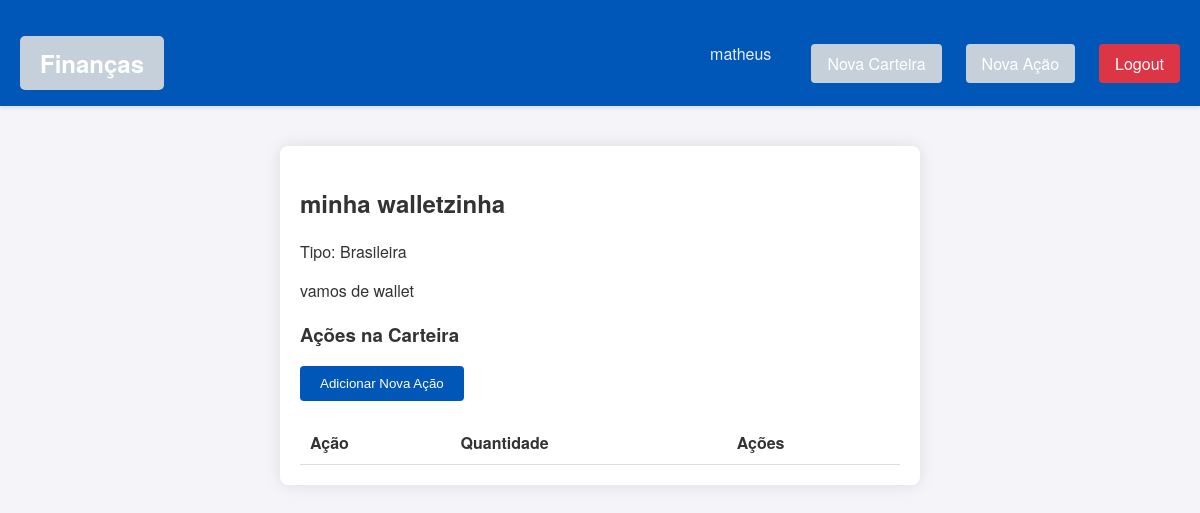
Page /wallet/wallet_management?wallet_id=1 (signed in) on the committed database.
### wallet/models.py (models this page shows)
class Wallet(models.Model):
    user = models.ForeignKey(User, on_delete=models.CASCADE)
    name = models.CharField(max_length=100, default="Main Wallet")
    description = models.TextField(null=True, blank=True)
    created_at = models.DateTimeField(auto_now_add=True)
    updated_at = models.DateTimeField(auto_now=True)
    type = models.CharField(max_length=20, choices=WalletType.choices, default=WalletType.BRASILEIRA)
    def __str__(self):
        return f"Wallet - {self.name}"

### wallet/views.py (the view)
# urls.py: path('wallet/wallet_management', views.wallet_management, name='wallet_management'),
@login_required
def wallet_management(request):
    wallet_id = request.GET.get('wallet_id')
    wallet = get_object_or_404(Wallet, id=wallet_id, user=request.user)
    print('Minha carteira', wallet)
    stocks = StockInWallet.objects.filter(wallet=wallet)
    print('Minhas acoes', stocks)
    context = {'wallet': wallet, 'stocks': stocks}
    return render(request, 'wallet/wallet_management.html', context)

### templates/wallet/wallet_management.html (shortened to what this page needs)
{% extends 'base.html' %}
{% block content %}
<main>
    <section class="wallet-details">
        <h1>{{ wallet.name }}</h1>
        <p>Tipo: {{ wallet.get_type_display }}</p>
        <p>{{ wallet.description }}</p>
        <div class="stocks-list">
            <h3>Ações na Carteira</h3>
            <form action="{% url 'buy_stock' %}" method="get">
                <button type="submit">Adicionar Nova Ação</button>
            </form>
            <table>
                <thead>
                    <tr>
                        <th>Ação</th>
                        <th>Quantidade</th>
                        <th>Ações</th>
                    </tr>
                </thead>
            </table>
        </div>
    </section>
</main>
{% endblock %}

### templates/partials/_header.html
<header class="main-header">
    <div class="header-container">
        <div class="logo">
            <a href="{% url 'home' %}">Finanças</a>
        </div>
        <nav class="nav-menu">
            {% if user.is_authenticated %}
                <span class="username">{{ user.username }}</span>
                <a href="{% url 'create_wallet' %}" class="nav-link">Nova Carteira</a>
                <a href="{% url 'add_stock' %}" class="nav-link">Nova Ação</a>
                <a href="{% url 'logout' %}" class="nav-link logout">Logout</a>
            {% else %}
                <a href="{% url 'login' %}" class="nav-link">Login</a>
                <a href="{% url 'register' %}" class="nav-link">Registro</a>
            {% endif %}
        </nav>
    </div>
</header>

### static/css/base.css (style rules this page uses)
body { font-family: 'Helvetica Neue', Arial, sans-serif; background-color: #f4f4f9; color: #333; margin: 0; padding: 0; }
header { text-align: center; padding: 20px; background-color: #0057b7; color: #fff; box-shadow: 0 2px 4px rgba(0, 0, 0, 0.1); }
main { display: flex; justify-content: center; padding: 40px 20px; }
section { background: #fff; padding: 20px; border-radius: 8px; box-shadow: 0 0 15px rgba(0, 0, 0, 0.1); width: 100%; max-width: 600px; text-align: left; }
a { display: inline-block; margin-top: 20px; padding: 10px 20px; background-color: #c6d0db; color: #fff; text-decoration: none; border-radius: 5px; transition: background 0.3s; }
button { background-color: #0057b7; color: white; padding: 10px 20px; border: none; border-radius: 4px; cursor: pointer; }
.main-header { background-color: #0057b7; color: white; padding: 1rem 0; box-shadow: 0 2px 4px rgba(0, 0, 0, 0.1); }
.header-container { max-width: 1200px; margin: 0 auto; padding: 0 20px; display: flex; justify-content: space-between; align-items: center; }
.logo a { color: white; text-decoration: none; font-size: 1.5rem; font-weight: bold; }
.nav-menu { display: flex; align-items: center; gap: 1.5rem; }
.nav-link { color: white; text-decoration: none; padding: 0.5rem 1rem; border-radius: 4px; transition: background-color 0.3s; }
.nav-link.logout { background-color: #dc3545; }
.username { color: rgba(255, 255, 255, 0.9); margin-right: 1rem; }

### templates/wallet/wallet_management.html (style rules this page uses)
.stocks-list table { width: 100%; border-collapse: collapse; margin-top: 20px; }
.stocks-list th, .stocks-list td { padding: 10px; text-align: left; border-bottom: 1px solid #ddd; }

### rows in the picture
Wallet: name "minha walletzinha", type "Brasileira", description "vamos de wallet"

### other values in the picture
{{ user.username }} "matheus"
